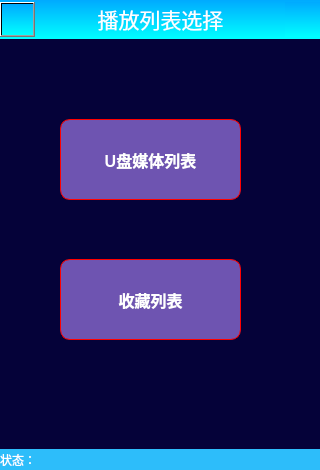
<?xml version="1.0" encoding="UTF-8"?>
<ui version="4.0">
 <class>PlayList</class>
 <widget class="QWidget" name="PlayList">
  <property name="geometry">
   <rect>
    <x>0</x>
    <y>0</y>
    <width>320</width>
    <height>470</height>
   </rect>
  </property>
  <property name="minimumSize">
   <size>
    <width>320</width>
    <height>470</height>
   </size>
  </property>
  <property name="maximumSize">
   <size>
    <width>320</width>
    <height>470</height>
   </size>
  </property>
  <property name="windowTitle">
   <string>Form</string>
  </property>
  <property name="styleSheet">
   <string notr="true">background-color: rgb(4, 2, 57,190);</string>
  </property>
  <layout class="QVBoxLayout" name="verticalLayout">
   <property name="spacing">
    <number>0</number>
   </property>
   <property name="leftMargin">
    <number>0</number>
   </property>
   <property name="topMargin">
    <number>0</number>
   </property>
   <property name="rightMargin">
    <number>0</number>
   </property>
   <property name="bottomMargin">
    <number>0</number>
   </property>
   <item>
    <widget class="QWidget" name="widget" native="true">
     <property name="minimumSize">
      <size>
       <width>320</width>
       <height>39</height>
      </size>
     </property>
     <property name="maximumSize">
      <size>
       <width>320</width>
       <height>39</height>
      </size>
     </property>
     <property name="styleSheet">
      <string notr="true">background-color: qlineargradient(spread:pad, x1:0, y1:0, x2:0, y2:1, stop:0 rgb(0, 170, 255),stop:1  rgb(0, 255, 255));</string>
     </property>
     <layout class="QHBoxLayout" name="horizontalLayout">
      <property name="spacing">
       <number>0</number>
      </property>
      <property name="leftMargin">
       <number>0</number>
      </property>
      <property name="topMargin">
       <number>0</number>
      </property>
      <property name="rightMargin">
       <number>0</number>
      </property>
      <property name="bottomMargin">
       <number>0</number>
      </property>
      <item>
       <widget class="QPushButton" name="clearButton">
        <property name="minimumSize">
         <size>
          <width>35</width>
          <height>35</height>
         </size>
        </property>
        <property name="maximumSize">
         <size>
          <width>35</width>
          <height>35</height>
         </size>
        </property>
        <property name="text">
         <string/>
        </property>
       </widget>
      </item>
      <item>
       <widget class="QLabel" name="titleLabel">
        <property name="minimumSize">
         <size>
          <width>251</width>
          <height>35</height>
         </size>
        </property>
        <property name="maximumSize">
         <size>
          <width>251</width>
          <height>35</height>
         </size>
        </property>
        <property name="styleSheet">
         <string notr="true">background-color: rgba(255, 255, 255, 0);
color:white;</string>
        </property>
        <property name="text">
         <string>&lt;html&gt;&lt;head/&gt;&lt;body&gt;&lt;p&gt;&lt;span style=&quot; font-size:16pt; color:#ffffff;&quot;&gt;播放列表选择&lt;/span&gt;&lt;/p&gt;&lt;/body&gt;&lt;/html&gt;</string>
        </property>
        <property name="alignment">
         <set>Qt::AlignCenter</set>
        </property>
       </widget>
      </item>
      <item>
       <widget class="QPushButton" name="refreshButton">
        <property name="minimumSize">
         <size>
          <width>35</width>
          <height>35</height>
         </size>
        </property>
        <property name="maximumSize">
         <size>
          <width>35</width>
          <height>35</height>
         </size>
        </property>
        <property name="focusPolicy">
         <enum>Qt::NoFocus</enum>
        </property>
        <property name="styleSheet">
         <string notr="true">QPushButton{
background-color: qlineargradient(spread:pad, x1:0, y1:0, x2:0, y2:1, stop:0 rgb(0, 170, 255),stop:1  rgb(0, 255, 255));
border-radius:0px;
border:0px soild red;
}
QPushButton:pressed{
border-radius:5px;
	border:0px solid red;
	background-color: qlineargradient(spread:pad, x1:0, y1:0, x2:0, y2:1, stop:0 rgb(0, 170, 255),stop:1  rgb(0, 255, 255));
}
QPushButton:hover{
	background-color: qlineargradient(spread:pad, x1:0, y1:0, x2:0, y2:1, stop:0 rgb(0, 170, 255),stop:1  rgb(0, 255, 255));

border-radius:5px;
	border:0px solid red;
}
</string>
        </property>
        <property name="text">
         <string/>
        </property>
        <property name="icon">
         <iconset>
          <normalon>:/images/playerIcons/reloadPlay.png</normalon>
         </iconset>
        </property>
        <property name="iconSize">
         <size>
          <width>26</width>
          <height>26</height>
         </size>
        </property>
       </widget>
      </item>
     </layout>
    </widget>
   </item>
   <item>
    <widget class="QStackedWidget" name="stackedWidget">
     <property name="minimumSize">
      <size>
       <width>320</width>
       <height>410</height>
      </size>
     </property>
     <property name="maximumSize">
      <size>
       <width>320</width>
       <height>410</height>
      </size>
     </property>
     <widget class="QWidget" name="mediaFilePositionSelect">
      <widget class="QToolButton" name="UsbListButton">
       <property name="geometry">
        <rect>
         <x>60</x>
         <y>80</y>
         <width>181</width>
         <height>81</height>
        </rect>
       </property>
       <property name="minimumSize">
        <size>
         <width>181</width>
         <height>81</height>
        </size>
       </property>
       <property name="maximumSize">
        <size>
         <width>181</width>
         <height>81</height>
        </size>
       </property>
       <property name="font">
        <font>
         <pointsize>12</pointsize>
         <weight>75</weight>
         <bold>true</bold>
        </font>
       </property>
       <property name="focusPolicy">
        <enum>Qt::NoFocus</enum>
       </property>
       <property name="styleSheet">
        <string notr="true">QToolButton{
color:rgba(255,255,255,255);
background-color:rgb(110, 84, 177);
border:none;
padding-top:5px;
padding-bottom:5px;
border:1px solid red;
border-radius:10px;
}
QToolButton:pressed{
	background-color: rgb(7, 255, 139);
}
QToolButton:hover{
	background-color: rgb(7, 255, 139);
}
QToolButton:released{
	background-color:rgb(110, 84, 177);
}</string>
       </property>
       <property name="text">
        <string>U盘媒体列表</string>
       </property>
       <property name="icon">
        <iconset>
         <normalon>:/images/playerIcons/usb.png</normalon>
        </iconset>
       </property>
       <property name="iconSize">
        <size>
         <width>50</width>
         <height>50</height>
        </size>
       </property>
       <property name="toolButtonStyle">
        <enum>Qt::ToolButtonTextUnderIcon</enum>
       </property>
      </widget>
      <widget class="QToolButton" name="favoriteListButton">
       <property name="geometry">
        <rect>
         <x>60</x>
         <y>220</y>
         <width>181</width>
         <height>81</height>
        </rect>
       </property>
       <property name="minimumSize">
        <size>
         <width>181</width>
         <height>81</height>
        </size>
       </property>
       <property name="maximumSize">
        <size>
         <width>181</width>
         <height>81</height>
        </size>
       </property>
       <property name="font">
        <font>
         <pointsize>12</pointsize>
         <weight>75</weight>
         <bold>true</bold>
        </font>
       </property>
       <property name="focusPolicy">
        <enum>Qt::NoFocus</enum>
       </property>
       <property name="styleSheet">
        <string notr="true">QToolButton{
color:rgba(255,255,255,255);
background-color:rgb(110, 84, 177);
border:none;
padding-top:5px;
padding-bottom:5px;
border:1px solid red;
border-radius:10px;
}
QToolButton:pressed{
	background-color: rgb(7, 255, 139);
}
QToolButton:hover{
	background-color: rgb(7, 255, 139);
}
QToolButton:released{
	background-color:rgb(110, 84, 177);
}</string>
       </property>
       <property name="text">
        <string>收藏列表</string>
       </property>
       <property name="icon">
        <iconset>
         <normalon>:/images/playerIcons/favorite.png</normalon>
        </iconset>
       </property>
       <property name="iconSize">
        <size>
         <width>50</width>
         <height>50</height>
        </size>
       </property>
       <property name="toolButtonStyle">
        <enum>Qt::ToolButtonTextUnderIcon</enum>
       </property>
      </widget>
     </widget>
     <widget class="QWidget" name="udiskMusicList">
      <widget class="QTableWidget" name="tableWidget">
       <property name="geometry">
        <rect>
         <x>0</x>
         <y>0</y>
         <width>320</width>
         <height>411</height>
        </rect>
       </property>
       <property name="minimumSize">
        <size>
         <width>320</width>
         <height>411</height>
        </size>
       </property>
       <property name="maximumSize">
        <size>
         <width>320</width>
         <height>411</height>
        </size>
       </property>
       <property name="focusPolicy">
        <enum>Qt::NoFocus</enum>
       </property>
       <property name="styleSheet">
        <string notr="true">QTableWidget{
	background-color: rgb(170, 255, 255);
	alternate-background-color: rgb(118, 177, 177);
	border:none;
	border-top: 4px solid  qlineargradient(spread:pad, x1:0.5, y1:0, x2:0.5, y2:1, stop:0 rgba(191, 191, 191, 255), stop:1 		rgba(255, 255, 255, 255));
}
QTableWidget:pressed{
	background-color: skyblue;
}
QScrollBar:vertical {
      border: none;
 	  background-color: rgba(255, 255, 255);
      width: 4px;
      margin: 0px 0 0px 0;
  }
  QScrollBar::handle:vertical {
	 border: none;
     border-radius:2px;
      background: rgba(154, 154, 154, 150);
      min-height: 15px;
  }
QScrollBar::sub-line:vertical {
      border: none;
      height: 0px;
      subcontrol-position: top;
      subcontrol-origin: margin;
  }
QScrollBar::add-line:vertical {
      border: none;
      height: 0px;
      subcontrol-position: bottom;
      subcontrol-origin: margin;
  }
  QScrollBar::up-arrow:vertical, QScrollBar::down-arrow:vertical {
	border:none;
      width: 0px;
      height: 0px;
  }
  QScrollBar::add-page:vertical, QScrollBar::sub-page:vertical {
      background: none;
  }</string>
       </property>
       <property name="frameShape">
        <enum>QFrame::NoFrame</enum>
       </property>
       <property name="frameShadow">
        <enum>QFrame::Raised</enum>
       </property>
       <property name="lineWidth">
        <number>0</number>
       </property>
       <property name="verticalScrollBarPolicy">
        <enum>Qt::ScrollBarAsNeeded</enum>
       </property>
       <property name="horizontalScrollBarPolicy">
        <enum>Qt::ScrollBarAlwaysOff</enum>
       </property>
       <property name="autoScrollMargin">
        <number>20</number>
       </property>
       <property name="editTriggers">
        <set>QAbstractItemView::NoEditTriggers</set>
       </property>
       <property name="dragEnabled">
        <bool>false</bool>
       </property>
       <property name="selectionMode">
        <enum>QAbstractItemView::NoSelection</enum>
       </property>
       <property name="showGrid">
        <bool>false</bool>
       </property>
       <property name="gridStyle">
        <enum>Qt::NoPen</enum>
       </property>
       <property name="rowCount">
        <number>100</number>
       </property>
       <property name="columnCount">
        <number>3</number>
       </property>
       <attribute name="horizontalHeaderVisible">
        <bool>false</bool>
       </attribute>
       <attribute name="horizontalHeaderDefaultSectionSize">
        <number>160</number>
       </attribute>
       <attribute name="verticalHeaderVisible">
        <bool>false</bool>
       </attribute>
       <row/>
       <row/>
       <row/>
       <row/>
       <row/>
       <row/>
       <row/>
       <row/>
       <row/>
       <row/>
       <row/>
       <row/>
       <row/>
       <row/>
       <row/>
       <row/>
       <row/>
       <row/>
       <row/>
       <row/>
       <row/>
       <row/>
       <row/>
       <row/>
       <row/>
       <row/>
       <row/>
       <row/>
       <row/>
       <row/>
       <row/>
       <row/>
       <row/>
       <row/>
       <row/>
       <row/>
       <row/>
       <row/>
       <row/>
       <row/>
       <row/>
       <row/>
       <row/>
       <row/>
       <row/>
       <row/>
       <row/>
       <row/>
       <row/>
       <row/>
       <row/>
       <row/>
       <row/>
       <row/>
       <row/>
       <row/>
       <row/>
       <row/>
       <row/>
       <row/>
       <row/>
       <row/>
       <row/>
       <row/>
       <row/>
       <row/>
       <row/>
       <row/>
       <row/>
       <row/>
       <row/>
       <row/>
       <row/>
       <row/>
       <row/>
       <row/>
       <row/>
       <row/>
       <row/>
       <row/>
       <row/>
       <row/>
       <row/>
       <row/>
       <row/>
       <row/>
       <row/>
       <row/>
       <row/>
       <row/>
       <row/>
       <row/>
       <row/>
       <row/>
       <row/>
       <row/>
       <row/>
       <row/>
       <row/>
       <row/>
       <column/>
       <column/>
       <column/>
      </widget>
     </widget>
     <widget class="QWidget" name="favoriteMusicList">
      <widget class="QLabel" name="label">
       <property name="geometry">
        <rect>
         <x>79</x>
         <y>150</y>
         <width>171</width>
         <height>61</height>
        </rect>
       </property>
       <property name="font">
        <font>
         <pointsize>16</pointsize>
        </font>
       </property>
       <property name="styleSheet">
        <string notr="true">color:white;</string>
       </property>
       <property name="text">
        <string>敬请期待...</string>
       </property>
       <property name="alignment">
        <set>Qt::AlignCenter</set>
       </property>
      </widget>
     </widget>
    </widget>
   </item>
   <item>
    <widget class="QLabel" name="statusLabel">
     <property name="minimumSize">
      <size>
       <width>320</width>
       <height>21</height>
      </size>
     </property>
     <property name="maximumSize">
      <size>
       <width>320</width>
       <height>21</height>
      </size>
     </property>
     <property name="styleSheet">
      <string notr="true">background-color: rgb(45, 189, 250);
color:white;</string>
     </property>
     <property name="text">
      <string>状态：</string>
     </property>
    </widget>
   </item>
  </layout>
 </widget>
 <resources/>
 <connections/>
</ui>
